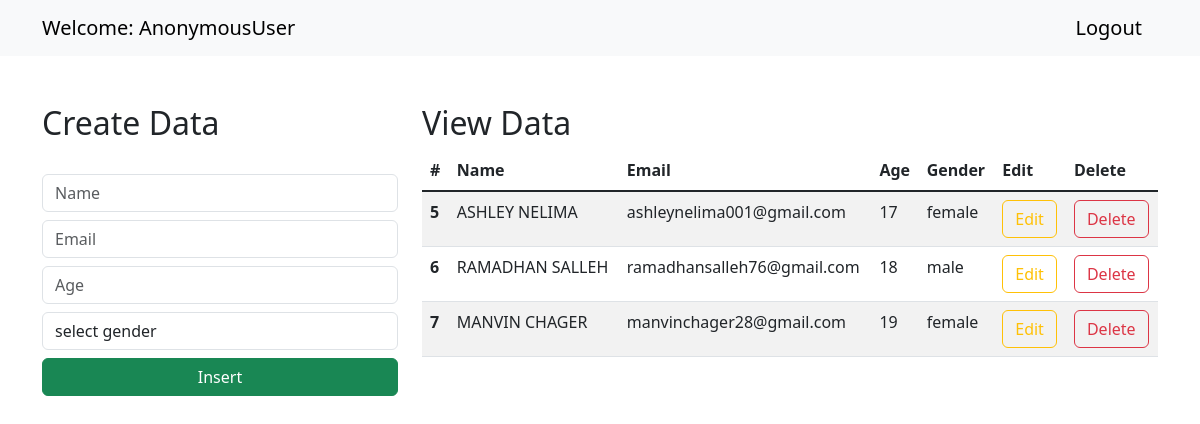
The page / on the database its author committed.
### djangocrud/models.py (models this page shows, shortened)
class Students(models.Model):
    name=models.CharField(max_length=30,blank=False,null=False)
    email=models.EmailField()
    age=models.IntegerField()
    gender=models.CharField(max_length=30,blank=False,null=False)

### djangocrud/views.py (the view)
# urls.py: path('',views.index, name='my-index'),
def index(request):
    data = Students.objects.all()
    context = {"data": data}
    return render(request, "index.html", context)

### templates/index.html (shortened to what this page needs)
<!doctype html>
<html lang="en">
    <link href="https://cdn.jsdelivr.net/npm/bootstrap@5.3.0-alpha1/dist/css/bootstrap.min.css" rel="stylesheet">
  <head>
  </head>
  <body>
    <nav class="navbar navbar-expand-lg bg-body-tertiary">
        <div class="container-md">
          <a class="navbar-brand" href="/">Welcome: {{request.user}}</a>
          <a class="navbar-brand" href="/logout">Logout</a>
        </div>
      </nav>
      <div class="container mt-5">
        <div class="row">
            <div class="col-md-4">
                <h2>Create Data</h2>
                <br>
                <form action="/insert" method="post">{% csrf_token %}
                    <div class="form-group">
                        <input type="text" class="form-control" placeholder="Name" name="name" required>
                    </div>
                    <div class="form-group">
                        <input type="email" class="form-control  mt-2" placeholder="Email" name="email" required>
                    </div>
                    <div class="form-group">
                        <input type="number" class="form-control  mt-2" placeholder="Age" name="age" required>
                    </div>
                    <div class="form-group mt-2">
                        <select id="gender" name="gender" class="form-control" required>
                            <option selected>select gender</option>
                        </select>
                    </div>
                    <div class="d-grid gap-2">
                        <button class="btn btn-success mt-2" type="submit">Insert</button>
                    </div>
                </form>
            </div>
            <div class="col-md-8">
                <h2>View Data</h2>
                <table class="table table-striped table-hover">
                    <thead>
                      <tr>
                        <th scope="col">#</th>
                        <th scope="col">Name</th>
                        <th scope="col">Email</th>
                        <th scope="col">Age</th>
                        <th scope="col">Gender</th>
                        <th scope="col">Edit</th>
                        <th scope="col">Delete</th>
                      </tr>
                    </thead>
                    <tbody class="table-group-divider">
                    {% for d in data %}
                      <tr>
                        <th scope="row">{{d.id}}</th>
                        <td>{{d.name}}</td>
                        <td>{{d.email}}</td>
                        <td>{{d.age}}</td>
                        <td>{{d.gender}}</td>
                        <td><a href="/update/{{d.id}}" type="button" class="btn btn-outline-warning">Edit</a></td>
                        <td><a href="/delete/{{d.id}}" type="button" class="btn btn-outline-danger">Delete</a></td>
                      </tr>
                    {% endfor %}
                    </tbody>
                  </table>
            </div>
        </div>
      </div>
  </body>
</html>

### rows shown on the page
Students: id "5", name "ASHLEY NELIMA", email "ashleynelima001@gmail.com", age "17", gender "female"
Students: id "6", name "RAMADHAN SALLEH", email "ramadhansalleh76@gmail.com", age "18", gender "male"
Students: id "7", name "MANVIN CHAGER", email "manvinchager28@gmail.com", age "19", gender "female"

### other values the page prints
{{ request.user }} "AnonymousUser"
